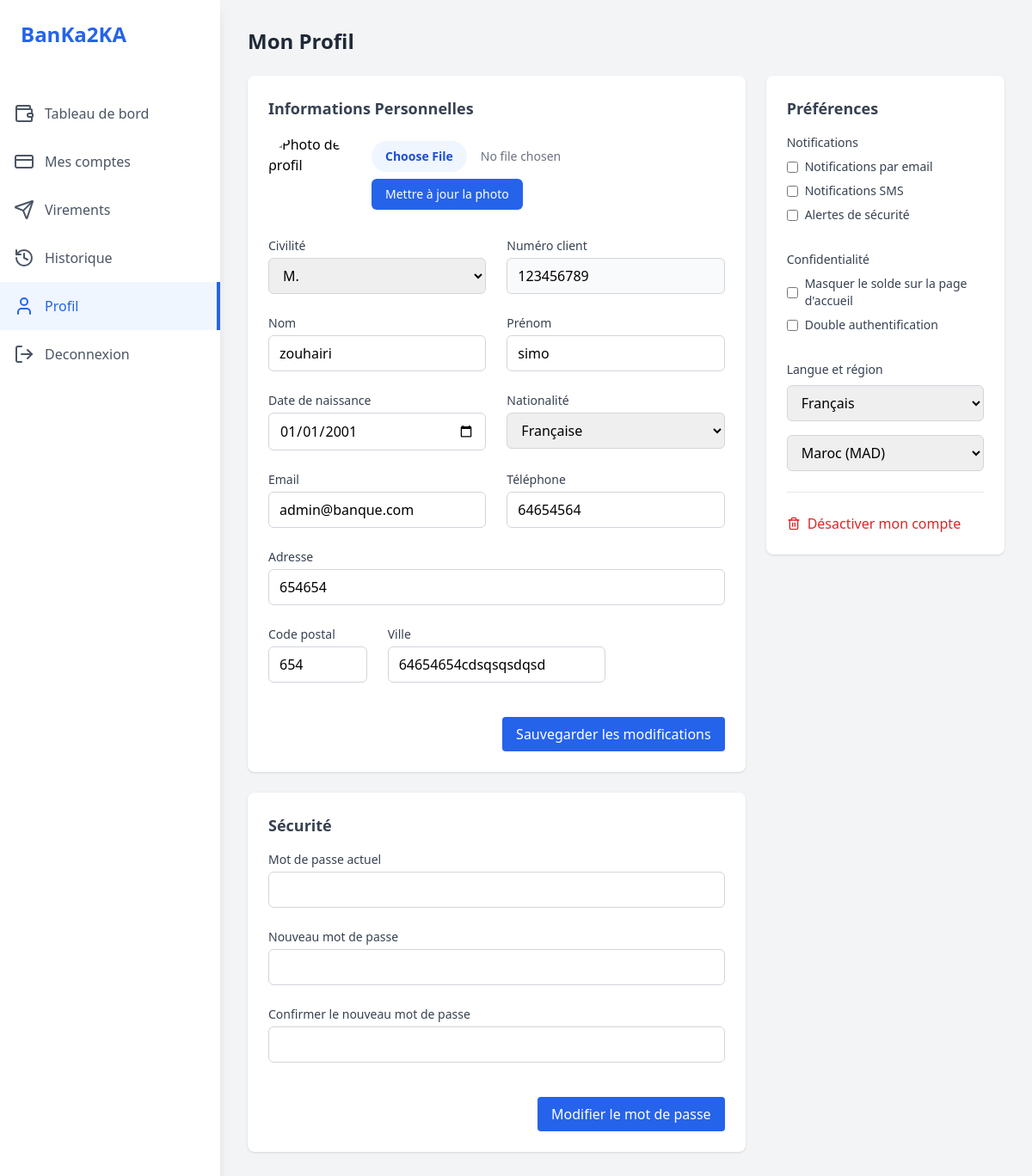
The page /client/profil.php (signed in) on the database its author committed.
### tables this page shows
CREATE TABLE `users` (
  `id` int NOT NULL,
  `name` varchar(100) NOT NULL,
  `email` varchar(100) NOT NULL,
  `password` varchar(255) NOT NULL,
  `profile_pic` varchar(255) DEFAULT NULL,
  `created_at` timestamp NULL DEFAULT CURRENT_TIMESTAMP,
  `updated_at` timestamp NULL DEFAULT CURRENT_TIMESTAMP ON UPDATE CURRENT_TIMESTAMP,
  `role` varchar(100) NOT NULL DEFAULT 'user',
  `status` varchar(255) DEFAULT NULL,
  `civility` enum('M.','Mme') DEFAULT NULL,
  `firstname` varchar(100) DEFAULT NULL,
  `lastname` varchar(100) DEFAULT NULL,
  `birthdate` date DEFAULT NULL,
  `nationality` varchar(100) DEFAULT NULL,
  `phone` varchar(20) DEFAULT NULL,
  `address` varchar(255) DEFAULT NULL,
  `postal_code` varchar(10) DEFAULT NULL,
  `city` varchar(100) DEFAULT NULL
);

### client/profil.php (the view, shortened to what the rows shown need)
<?php
require_once('../config/database.php');
try {
    $user_id = $_SESSION['user_id'];
    $stmt = $pdo->prepare("SELECT * FROM users WHERE id = ?");
    $stmt->execute([$user_id]);
    $user = $stmt->fetch();
} catch(PDOException $e) {
    $message_error = "Erreur lors de la récupération des données: " . $e->getMessage();
}
?>
<!DOCTYPE html>
<html lang="fr">
<head>
    <script src="https://cdn.tailwindcss.com"></script>
</head>
<body class="bg-gray-100">
    <div class="flex min-h-screen">
        <div class="w-64 bg-white shadow-lg md:w-1/4 lg:w-64 hidden md:block">
            <div class="p-6">
                <h1 class="text-2xl font-bold text-blue-600">BanKa2KA</h1>
            </div>
        </div>
        <div class="flex-1 p-8">
            <h2 class="text-2xl font-bold text-gray-800">Mon Profil</h2>
            <div class="grid grid-cols-1 lg:grid-cols-3 gap-6 mt-6">
                <div class="lg:col-span-2">
                    <div class="bg-white rounded-lg shadow">
                        <div class="p-6">
                            <form class="space-y-6" method="POST" enctype="multipart/form-data">
                                <div class="grid grid-cols-1 md:grid-cols-2 gap-6">
                                    <div>
                                        <label class="block text-sm font-medium text-gray-700">Civilité</label>
                                        <select name="civility" class="mt-1 block w-full rounded-md border border-gray-300 px-3 py-2">
                                            <option value="M." <?php echo (isset($user['civility']) && $user['civility'] == 'M.') ? 'selected' : ''; ?>>M.</option>
                                        </select>
                                    </div>
                                    <div>
                                        <label class="block text-sm font-medium text-gray-700">Nom</label>
                                        <input
                                            type="text"
                                            name="nom"
                                            class="mt-1 block w-full rounded-md border border-gray-300 px-3 py-2"
                                            value="<?php echo htmlspecialchars($user['lastname'] ?? ''); ?>"
                                        />
                                    </div>
                                    <div>
                                        <label class="block text-sm font-medium text-gray-700">Prénom</label>
                                        <input
                                            type="text"
                                            name="prenom"
                                            class="mt-1 block w-full rounded-md border border-gray-300 px-3 py-2"
                                            value="<?php echo htmlspecialchars($user['firstname'] ?? ''); ?>"
                                        />
                                    </div>
                                    <div>
                                        <label class="block text-sm font-medium text-gray-700">Date de naissance</label>
                                        <input
                                            type="date"
                                            name="date_naissance"
                                            class="mt-1 block w-full rounded-md border border-gray-300 px-3 py-2"
                                            value="<?php echo htmlspecialchars($user['birthdate'] ?? ''); ?>"
                                        />
                                    </div>
                                    <div>
                                        <label class="block text-sm font-medium text-gray-700">Nationalité</label>
                                        <select name="nationalite" class="mt-1 block w-full rounded-md border border-gray-300 px-3 py-2">
                                            <option value="Française" <?php echo (isset($user['nationality']) && $user['nationality'] == 'Française') ? 'selected' : ''; ?>>Française</option>
                                        </select>
                                    </div>
                                    <div>
                                        <label class="block text-sm font-medium text-gray-700">Email</label>
                                        <input
                                            type="email"
                                            name="email"
                                            class="mt-1 block w-full rounded-md border border-gray-300 px-3 py-2"
                                            value="<?php echo htmlspecialchars($user['email'] ?? '');?>"
                                        />
                                    </div>
                                    <div>
                                        <label class="block text-sm font-medium text-gray-700">Téléphone</label>
                                        <input
                                            type="tel"
                                            name="telephone"
                                            class="mt-1 block w-full rounded-md border border-gray-300 px-3 py-2"
                                            value="<?php echo htmlspecialchars($user['phone'] ?? ''); ?>"
                                        />
                                    </div>
                                </div>
                                <div>
                                    <label class="block text-sm font-medium text-gray-700">Adresse</label>
                                    <input
                                        type="text"
                                        name="adresse"
                                        class="mt-1 block w-full rounded-md border border-gray-300 px-3 py-2"
                                        value="<?php echo htmlspecialchars($user['address'] ?? ''); ?>"
                                    />
                                </div>
                                <div class="grid grid-cols-2 md:grid-cols-4 gap-6">
                                    <div class="col-span-2 md:col-span-1">
                                        <label class="block text-sm font-medium text-gray-700">Code postal</label>
                                        <input
                                            type="text"
                                            name="code_postal"
                                            class="mt-1 block w-full rounded-md border border-gray-300 px-3 py-2"
                                            value="<?php echo htmlspecialchars($user['postal_code'] ?? ''); ?>"
                                        />
                                    </div>
                                    <div class="col-span-2 md:col-span-2">
                                        <label class="block text-sm font-medium text-gray-700">Ville</label>
                                        <input
                                            type="text"
                                            name="ville"
                                            class="mt-1 block w-full rounded-md border border-gray-300 px-3 py-2"
                                            value="<?php echo htmlspecialchars($user['city'] ?? '');?>"
                                        />
                                    </div>
                                </div>
                            </form>
                        </div>
                    </div>
                </div>
            </div>
        </div>
    </div>
</body>
</html>

### rows shown on the page
users: civility "M.", nom "zouhairi", prenom "simo", date_naissance "01/01/2001", nationalite "Française", email "admin@banque.com", telephone "64654564", adresse "654654", code_postal "654", ville "64654654cdsqsqsdqsd"
